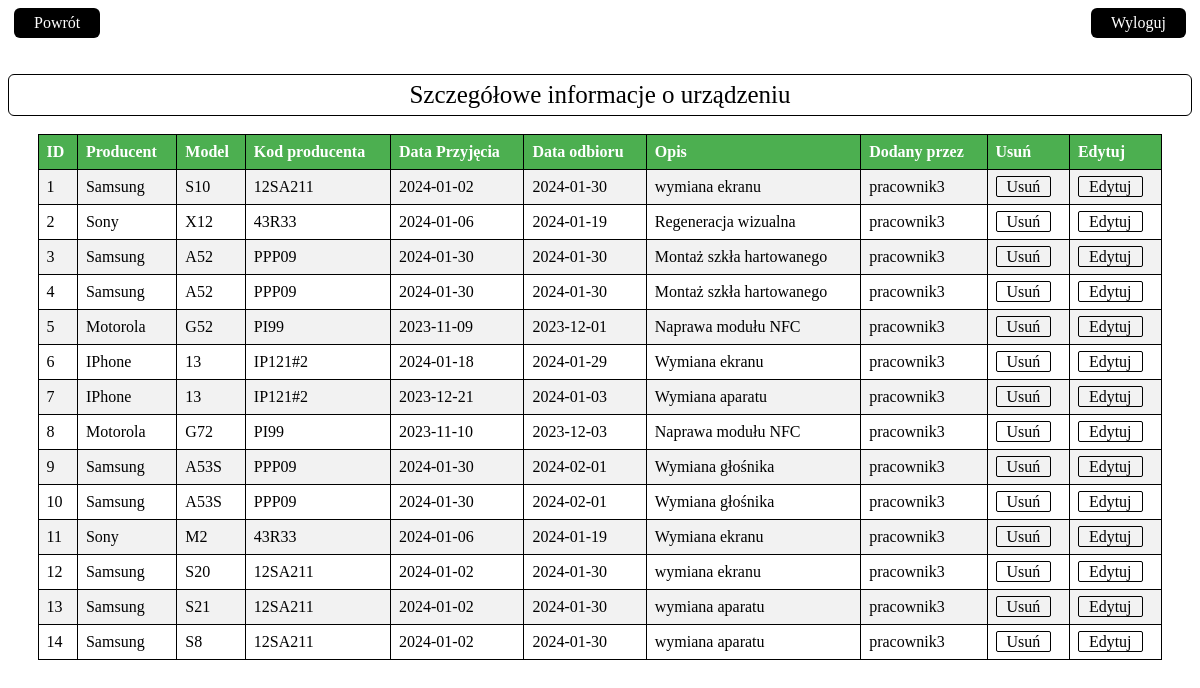
The page /naprawy.php (signed in) on the database its author committed.
### tables this page shows
CREATE TABLE `naprawy` (
  `id` int(11) NOT NULL,
  `Producent` text NOT NULL,
  `Model` text NOT NULL,
  `Kod producenta` text NOT NULL,
  `Data przyjęcia` text NOT NULL,
  `Data odbioru` text NOT NULL,
  `Opis` text NOT NULL,
  `Dodany przez` text NOT NULL
);

### naprawy.php (the view, shortened to what this page needs)
<!DOCTYPE HTML>
<html lang="pl">
<head>
		<a href="strona.php" class="button">Powrót </a>
		<a href="index.php" class="button1">Wyloguj</a>
<?php
		echo "<span style='
			color: black;
			padding: 6px 20px;
			background-color: white;
			border: 1px solid black;
			border-radius: 6px;
			text-align: center;
			display: block;
			font-size: 25px;'>
			Szczegółowe informacje o urządzeniu
			</span>";
		require_once "connect.php";
			try
			{
				$polaczenie = new mysqli($host, $user, $password, $name);
				if ($polaczenie->connect_errno!=0)
				{
					throw new Exception(mysqli_connect_errno());
				}
				else
				{
				$sql = "SELECT * FROM naprawy";
				$result = $polaczenie->query($sql);
				if ($result->num_rows > 0)
				{
				echo "<table border='1'><tr><th>ID</th><th>Producent</th><th>Model</th><th>Kod producenta</th><th>Data Przyjęcia</th><th>Data odbioru</th><th>Opis</th><th>Dodany przez</th><th> Usuń</th><th> Edytuj</th></tr>";
				while ($row = $result->fetch_assoc())
				{
				echo "<tr><td>" . $row["id"] . "</td><td>" . $row["Producent"] . "</td><td>" . $row["Model"] . "</td><td>" . $row["Kod producenta"] . "</td><td>" . $row["Data przyjęcia"] . "</td><td>" . $row["Data odbioru"] . "</td><td>" . $row["Opis"] . "</td><td>" . $row["Dodany przez"] . "</td><td><a href='usun.php?id=" . $row["id"] . "&source=naprawy' style='padding: 1px 10px; background-color: CBCBCB; color: black; text-decoration: none; border: 1px solid black; border-radius: 2px;'>Usuń</a></td><td><a href='edytuj.php?id=" . $row["id"] . "' style='padding: 1px 10px; background-color: CBCBCB; color: black; text-decoration: none;border: 1px solid black; border-radius: 2px;'>Edytuj</a></td>";
				}
				echo "</table>";
				}
			}
			}
			catch(Exception $b)
			{
				echo '<span style="color:red;">Wystąpił błąd serwera!</span>';
				echo '<br />Informacje o błędzie: '.$b;
			}
?>

### naprawy.php (style rules this page uses)
.button { display: inline-block; padding: 6px 20px; background-color: black; color: white; text-align: center; text-decoration: none; border-radius: 6px; margin-left: 6px; margin-right: 6px; }
.button1 { display: inline-block; padding: 6px 20px; background-color: black; color: white; text-align: center; text-decoration: none; border-radius: 6px; margin-left: 6px; margin-right: 6px; float: right; }
table { width: 95%; border-collapse: collapse; margin-left: auto; margin-right: auto; }
th, td { border: 1px solid black; padding: 8px; text-align: left; }
th { background-color: #4CAF50; color: white; }
tr:nth-child(even) { background-color: #f2f2f2; }

### rows shown on the page
naprawy: id "1", Producent "Samsung", Model "S10", Kod producenta "12SA211", Data przyjęcia "2024-01-02", Data odbioru "2024-01-30", Opis "wymiana ekranu", Dodany przez "pracownik3"
naprawy: id "2", Producent "Sony", Model "X12", Kod producenta "43R33", Data przyjęcia "2024-01-06", Data odbioru "2024-01-19", Opis "Regeneracja wizualna", Dodany przez "pracownik3"
naprawy: id "3", Producent "Samsung", Model "A52", Kod producenta "PPP09", Data przyjęcia "2024-01-30", Data odbioru "2024-01-30", Opis "Montaż szkła hartowanego", Dodany przez "pracownik3"
naprawy: id "4", Producent "Samsung", Model "A52", Kod producenta "PPP09", Data przyjęcia "2024-01-30", Data odbioru "2024-01-30", Opis "Montaż szkła hartowanego", Dodany przez "pracownik3"
naprawy: id "5", Producent "Motorola", Model "G52", Kod producenta "PI99", Data przyjęcia "2023-11-09", Data odbioru "2023-12-01", Opis "Naprawa modułu NFC", Dodany przez "pracownik3"
naprawy: id "6", Producent "IPhone", Model "13", Kod producenta "IP121#2", Data przyjęcia "2024-01-18", Data odbioru "2024-01-29", Opis "Wymiana ekranu", Dodany przez "pracownik3"
naprawy: id "7", Producent "IPhone", Model "13", Kod producenta "IP121#2", Data przyjęcia "2023-12-21", Data odbioru "2024-01-03", Opis "Wymiana aparatu", Dodany przez "pracownik3"
naprawy: id "8", Producent "Motorola", Model "G72", Kod producenta "PI99", Data przyjęcia "2023-11-10", Data odbioru "2023-12-03", Opis "Naprawa modułu NFC", Dodany przez "pracownik3"
naprawy: id "9", Producent "Samsung", Model "A53S", Kod producenta "PPP09", Data przyjęcia "2024-01-30", Data odbioru "2024-02-01", Opis "Wymiana głośnika", Dodany przez "pracownik3"
naprawy: id "10", Producent "Samsung", Model "A53S", Kod producenta "PPP09", Data przyjęcia "2024-01-30", Data odbioru "2024-02-01", Opis "Wymiana głośnika", Dodany przez "pracownik3"
naprawy: id "11", Producent "Sony", Model "M2", Kod producenta "43R33", Data przyjęcia "2024-01-06", Data odbioru "2024-01-19", Opis "Wymiana ekranu", Dodany przez "pracownik3"
naprawy: id "12", Producent "Samsung", Model "S20", Kod producenta "12SA211", Data przyjęcia "2024-01-02", Data odbioru "2024-01-30", Opis "wymiana ekranu", Dodany przez "pracownik3"
naprawy: id "13", Producent "Samsung", Model "S21", Kod producenta "12SA211", Data przyjęcia "2024-01-02", Data odbioru "2024-01-30", Opis "wymiana aparatu", Dodany przez "pracownik3"
naprawy: id "14", Producent "Samsung", Model "S8", Kod producenta "12SA211", Data przyjęcia "2024-01-02", Data odbioru "2024-01-30", Opis "wymiana aparatu", Dodany przez "pracownik3"
